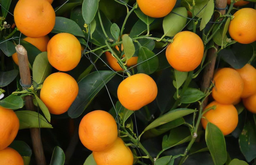
#> input picture fruits/orange.png, 256 x 165 px, shrunk from 1238 x 799 before the run, found by its file name
$ python main.py
#> lines starting #> are read from the running program, lines starting #| are printed output that depends on the picture; after the words box and inside, x2 and y2 are one past the last pixel; in counts of white or black regions, pixels touching at a corner belong together
# -*- coding: utf-8 -*-
# @Time : $2022.1.7
# @Author : 赵崇斌
# @Class  : 智能科学与技术2班
# @File : fruit_location.py

from PIL import Image
import cv2
import numpy as np
import pywt
import math


def NRG(x, y, image):  # 红色分量和绿色分量对比度
    R = image[x][y][2]
    G = image[x][y][1]
    nrg = (R - G) / (R + G)
    return 255 * (nrg + 1) / 2


# [130 lines left out: functions NYG, tomato_location, not called in this run]
    # cv2.imwrite('holf.png', imgx)
    # cv2.imshow('result', SRC)
    # cv2.waitKey(0)


def orange_location(path):
    SRC = cv2.imread(path)
    src = SRC.astype(np.float32)
    # cv2.imshow('Source', SRC)
    # cv2.waitKey(0)

    [N, M] = SRC.shape[:2]  # 获取图片长宽
    gray = cv2.cvtColor(src, cv2.COLOR_BGR2GRAY)    # 转为灰度图
    # gray = gray.astype(np.uint8)
    cv2.imwrite('gray_0.png', gray)
    # cv2.imshow('gray', gray)
    # cv2.waitKey(0)

    # 对灰度图进行红绿色差法归一化，主要是显著突出原图黄色与绿色的差异，然后以灰度图的形式呈现
    for x in range(N):
        for y in range(M):
            gray[x][y] = NRG(x, y, src)

    gray = gray.astype(np.uint8)
    cv2.imwrite('gray_nyg.png', gray)
    # cv2.imshow('gray', gray)
    # cv2.waitKey(0)

    _, img1 = cv2.threshold(gray, 0, 255, cv2.THRESH_OTSU)  # Otsu法二值化
    cv2.imwrite('binary.png', img1)
    # cv2.imshow('OTSU', img1)
    # cv2.waitKey(0)

    # 第一次孔洞填充
    im_floodfill = img1.copy()
    mask = np.zeros((N + 2, M + 2), np.uint8)
    cv2.floodFill(im_floodfill, mask, (0, 0), 255)
    im_floodfill_inv = cv2.bitwise_not(im_floodfill)
    img2 = img1 | im_floodfill_inv
    # cv2.imwrite('image_fill.png', img2)
    # cv2.imshow('Image filling', img2)
    # cv2.waitKey(0)

    # 开启运算
    kernel_open = cv2.getStructuringElement(cv2.MORPH_ELLIPSE, (6 * 2 - 1, 6 * 2 - 1))  # 椭圆状的11x11掩膜
    img3 = cv2.morphologyEx(img2, cv2.MORPH_OPEN, kernel_open)
    # img3 = img3.astype(np.uint8)
    cv2.imwrite('opening circle.png', img3)
    # cv2.imshow('opening circle', img3)
    # cv2.waitKey(0)

    # 闭合运算
    kernel_close = cv2.getStructuringElement(cv2.MORPH_ELLIPSE, (8 * 2 - 1, 8 * 2 - 1))  # 椭圆状的15x15掩膜
    img4 = cv2.morphologyEx(img3, cv2.MORPH_CLOSE, kernel_close)
    # 第二次孔洞填充
    im_floodfill = img4.copy()
    mask = np.zeros((N + 2, M + 2), np.uint8)
    cv2.floodFill(im_floodfill, mask, (0, 0), 255)
    im_floodfill_inv = cv2.bitwise_not(im_floodfill)
    img4 = img4 | im_floodfill_inv
    cv2.imwrite('closing circle.png', img4)
    # cv2.imshow('closing circle', img4)
    # cv2.waitKey(0)

    # 在原图中提取番茄所在区域
    img5 = src
    for x in range(N):
        for y in range(M):
            if img4[x][y] == 0:
                img5[x][y][:] = 0
    img5 = img5.astype(np.uint8)
    # cv2.imwrite('tomato area.png', img5)
    # cv2.imshow('tomato area', img5)
    # cv2.waitKey(0)

    # 提前到的橙子区域转为灰度图
    img6 = cv2.cvtColor(img5, cv2.COLOR_RGB2GRAY)
    # cv2.imwrite('gray tomato area.png', img6)
    # cv2.imshow('gray tomato area', img6)
    # cv2.waitKey(0)

    # 小波变换图像重构，增强图像边缘
    cA, (cH, cV, cD) = pywt.dwt2(img6, "haar")  # 低频分量、水平高频、垂直高频、对角线高频
    img7 = pywt.idwt2((cA, (cH, cV, cD)), "haar")   # 使用哈尔小波
    cv2.imwrite('haar.png', img7)
    # cv2.imshow('haar', img7)
    # cv2.waitKey(0)

    img7 = img7.astype(np.uint8)
    [N, M] = img7.shape[:2]
    # 第三次孔洞填充
    im_floodfill = img7.copy()
    mask = np.zeros((N + 2, M + 2), np.uint8)
    cv2.floodFill(im_floodfill, mask, (0, 0), 255)
    im_floodfill_inv = cv2.bitwise_not(im_floodfill)
    img7 = img7 | im_floodfill_inv

    # canny算子提取边缘
    blurred = cv2.GaussianBlur(img7, (11, 11), 0)
    img8 = cv2.Canny(blurred, 10, 70)
    # cv2.imshow('canny', img8)
    # cv2.waitKey(0)
    img8 = Image.fromarray(img8)
    img8.save('canny.png')

    # cA, (cH, cV, cD) = pywt.dwt2(img8, "haar")  # 低频分量、水平高频、垂直高频、对角线高频
    # imgx = pywt.idwt2((cA, (cH, cV, cD)), "haar")   # 使用哈尔小波
    # cv2.imwrite('the_haar.png', imgx)

    img9 = cv2.imread('canny.png')
    img10 = cv2.cvtColor(img9, cv2.COLOR_BGR2GRAY)
    # img10 = img10.astype(np.uint8)
    # img10 = img10.astype(np.float32)

    # 霍夫圆检测，检测橙子的位置（橙子在平面的形状比较接近一个圆）
    circles0 = cv2.HoughCircles(img10, cv2.HOUGH_GRADIENT, 1,
                                40, param1=255, param2=9, minRadius=85, maxRadius=99)
    circles = circles0[0, :, :]
    circles = np.uint16(np.around(circles))
    signal = 0
    # print('circles:', circles)
    # print('len(circles):', len(circles))

    # print('circles:', len(circles))
    delete_index = []   # 删除索引：用于删除某些不符合要求的圆心
    for index, i in enumerate(circles[:]):
        if SRC[i[1]][i[0]][2] <= 100 and SRC[i[1]][i[0]][1] <= 100:  # 如果检测到的圆心不是黄色
            delete_index.append(index)
    #     print('index:', index, 'SRC[i[1]][i[0]][2]', SRC[i[1]][i[0]][2], 'SRC[i[1]][i[0]][1]', SRC[i[1]][i[0]][1])
    # print('delete_index', delete_index)

    if len(delete_index) > 0:
        circles = np.delete(circles, delete_index, 0)

    # print('circles:', len(circles))
    # 类似非极大值抑制算法，在两个极为接近的圆心中删除一个
    for i in range(len(circles)):
        for j in range(len(circles)):
            if i == j:
                continue
            threshold = math.sqrt(
                math.pow(int(circles[i][0]) - int(circles[j][0]), 2) +
                math.pow(int(circles[i][1]) - int(circles[j][1]), 2))
            # print('threshold:', threshold)
            # print(circles[i][0], circles[j][0], circles[i][1], circles[j][1])
            if threshold < int(circles[i][2]) / 2:
                circles = np.delete(circles, i, 0)
                signal = 1
                break
        if signal == 1:
            break

    # print('circles:', circles)
    # print('len(circles):', len(circles))
    for i in circles[:]:
        # cv2.circle(SRC, (i[0], i[1]), i[2], (255, 0, 0), 2)  # 画圆
        cv2.rectangle(SRC, (int(i[0]) - int(i[2]), int(i[1]) - int(i[2])),
                      (int(i[0]) + int(i[2]), int(i[1]) + int(i[2])), (255, 0, 0), 2)  # 画方框
        cv2.circle(SRC, (i[0], i[1]), 2, (0, 0, 0), 3)  # 画圆心
        cv2.putText(SRC, 'orange', (i[0], i[1] + int(0.3 * i[2])), cv2.FONT_HERSHEY_SIMPLEX, 1, (255, 0, 255), 2)
        # [6 lines of commented-out code are left out]
    cv2.imwrite('cache.jpg', SRC)
    # cv2.imshow('result', SRC)
    # cv2.waitKey(0)


# 主要功能函数fruit_location()
def fruit_location(path):
#> called with path = 'orange.png'
    SRC = cv2.imread(path)
#> SRC is the input picture: shape (165, 256, 3); mean B, G, R 25, 78.7, 100
    [N, M] = SRC.shape[:2]
#> N = 165; M = 256
    threashold = 0
    for x in range(N):
        for y in range(M):
            threashold += SRC[x][y][2] / (M * N)
#> after the loop, threashold = 99.97
    # print(threashold)
    if threashold > 140:
        tomato_location(path)
    else:
        orange_location(path)
#> in orange_location, `gray = cv2.cvtColor(src, cv2.COLOR_BGR2GRAY)`:
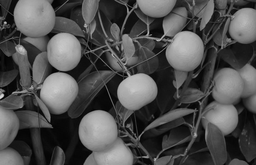
#> gray: shape (165, 256) float32; min 0, max 219.6, mean 79
#> the loop in orange_location, `for x in range(N):` made 165 passes
#> after the loop in orange_location, `for x in range(N):`:
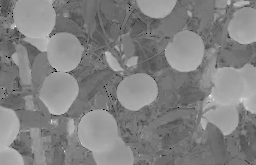
#> gray: shape (165, 256) float32; 0.02% of the values are NaN or infinite; the others: min 0, max 255, mean 129.8; drawn with min black, max white, NaN and infinite black
#> in orange_location, `_, img1 = cv2.threshold(gray, 0, 255, cv2.THRESH_OTSU)`:
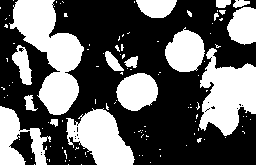
#> img1: shape (165, 256); 38.7% white; 115 white regions (97 under 20 px), largest, box (x1, y1, x2, y2) and area: (9, 0, 84, 115) 4089, (199, 48, 256, 136) 3071, (66, 108, 135, 165) 2348
#> in orange_location, `cv2.floodFill(im_floodfill, mask, (0, 0), 255)`: im_floodfill: shape (165, 256); 98.7% white; 23 black regions (22 under 20 px), largest, box (x1, y1, x2, y2) and area: (9, 131, 36, 165) 477
#> in orange_location, `img2 = img1 | im_floodfill_inv`: img2: shape (165, 256); 40% white; 112 white regions (94 under 20 px), largest, box (x1, y1, x2, y2) and area: (9, 0, 84, 115) 4090, (199, 48, 256, 136) 3091, (66, 108, 135, 165) 2361
#> in orange_location, `img3 = cv2.morphologyEx(img2, cv2.MORPH_OPEN, kernel_open)`: img3: shape (165, 256); 36.2% white; 10 white regions, largest, box (x1, y1, x2, y2) and area: (13, 0, 83, 115) 4027, (202, 64, 256, 135) 2797, (67, 109, 134, 165) 2246
#> in orange_location, `img4 = cv2.morphologyEx(img3, cv2.MORPH_CLOSE, kernel_close)`: img4: shape (165, 256); 37.3% white; 7 white regions, largest, box (x1, y1, x2, y2) and area: (12, 0, 83, 115) 4587, (165, 30, 256, 135) 4231, (67, 109, 134, 165) 2278
#> in orange_location, `cv2.floodFill(im_floodfill, mask, (0, 0), 255)`: im_floodfill: shape (165, 256); 99.6% white; 1 black region, box (x1, y1, x2, y2) and area: (231, 0, 256, 9) 189
#> after the loop in orange_location, `for x in range(N):`:
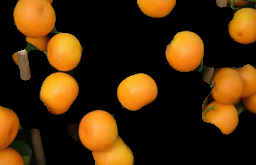
#> img5: shape (165, 256, 3) float32; mean B, G, R 9.1, 42.6, 69.9
#> in orange_location, `cA, (cH, cV, cD) = pywt.dwt2(img6, "haar")`:
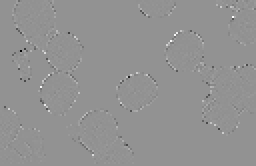
#> cD: shape (83, 128) float64 (shown 2 times larger); min -89.5, max 66, mean 0; drawn with min black and max white
#> in orange_location, `cv2.floodFill(im_floodfill, mask, (0, 0), 255)`:
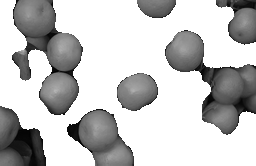
#> im_floodfill: shape (166, 256); min 0, max 255, mean 194.5
#> in orange_location, `img7 = img7 | im_floodfill_inv`: img7: shape (166, 256); 37.7% white; 7 white regions, largest, box (x1, y1, x2, y2) and area: (12, 0, 83, 115) 4587, (165, 30, 256, 135) 4231, (67, 109, 134, 166) 2317
#> in orange_location, `img8 = cv2.Canny(blurred, 10, 70)`:
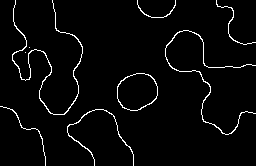
#> img8: shape (166, 256); 3.2% white in thin lines or dots
#> in orange_location, `img9 = cv2.imread('canny.png')`: img9: shape (166, 256, 3); 3.2% white in thin lines or dots


if __name__ == '__main__':
    path = 'orange.png'
#> (the run stopped early here; a loop or call above may not have finished)

$ run again, with fruits/tomato.png copied over fruits/orange.png
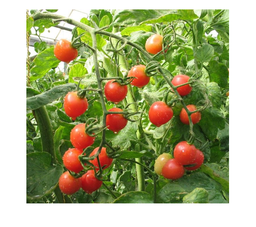
#> input picture fruits/tomato.png, 256 x 227 px, shrunk from 883 x 784 before the run, found by its file name
#> in fruit_location, SRC is the input picture: shape (227, 256, 3); mean B, G, R 125.2, 169.6, 166.6
#> after the loop in fruit_location, `for x in range(N):`: threashold = 166.6
#> the loop in tomato_location, `for x in range(N):` made 227 passes
#> in tomato_location, `_, img1 = cv2.threshold(gray, 0, 255, cv2.THRESH_OTSU)`:
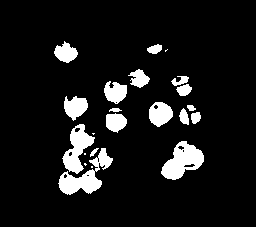
#> img1: shape (227, 256); 9.4% white; 22 white regions (5 under 20 px), largest, box (x1, y1, x2, y2) and area: (58, 148, 113, 195) 964, (161, 141, 204, 180) 949, (62, 124, 95, 174) 765
#> img2: shape (227, 256); 9.5% white; 22 white regions (5 under 20 px), largest, box (x1, y1, x2, y2) and area: (161, 141, 204, 180) 988, (58, 148, 113, 195) 979, (62, 124, 95, 174) 791
#> img3: shape (227, 256); 7.6% white; 11 white regions, largest, box (x1, y1, x2, y2) and area: (162, 141, 204, 180) 968, (63, 126, 94, 173) 723, (59, 171, 101, 195) 669
#> img4: shape (227, 256); 8.1% white; 7 white regions, largest, box (x1, y1, x2, y2) and area: (59, 97, 101, 195) 1968, (162, 141, 204, 180) 982, (105, 73, 148, 132) 813
#> img8: shape (228, 256); 1.6% white in thin lines or dots, all inside (x1, y1, x2, y2) = (54, 44, 205, 195)
#> the loop in tomato_location, `for i in circles[:]: ` made 3 passes
#> after the loop in tomato_location, `for i in circles[:]:`:
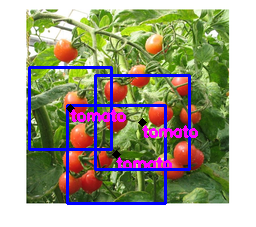
#> SRC: shape (227, 256, 3); mean B, G, R 139.1, 160.9, 161.5
